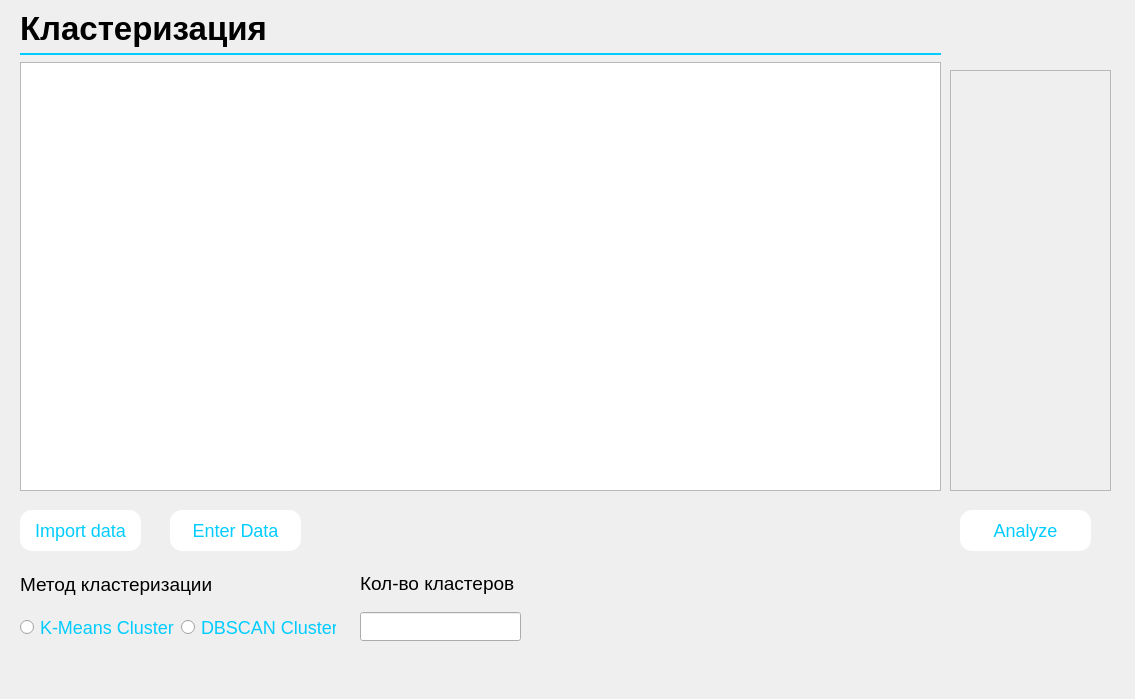
<?xml version="1.0" encoding="UTF-8"?>
<ui version="4.0">
 <class>Dialog</class>
 <widget class="QDialog" name="Dialog">
  <property name="geometry">
   <rect>
    <x>0</x>
    <y>0</y>
    <width>1135</width>
    <height>699</height>
   </rect>
  </property>
  <property name="windowTitle">
   <string>Dialog</string>
  </property>
  <widget class="QPushButton" name="importDataButton">
   <property name="geometry">
    <rect>
     <x>20</x>
     <y>510</y>
     <width>121</width>
     <height>41</height>
    </rect>
   </property>
   <property name="cursor">
    <cursorShape>PointingHandCursor</cursorShape>
   </property>
   <property name="styleSheet">
    <string notr="true">QPushButton#importDataButton{
	font-size: 18px;
	color: rgb(0, 204, 255);	
	border-radius: 12px;
	background-color: white;
}

QPushButton:hover#importDataButton{
	background-color: rgb(230, 250, 255);
}
</string>
   </property>
   <property name="text">
    <string>Import data</string>
   </property>
   <property name="autoDefault">
    <bool>true</bool>
   </property>
  </widget>
  <widget class="QPushButton" name="enterDataButton">
   <property name="geometry">
    <rect>
     <x>170</x>
     <y>510</y>
     <width>131</width>
     <height>41</height>
    </rect>
   </property>
   <property name="cursor">
    <cursorShape>PointingHandCursor</cursorShape>
   </property>
   <property name="styleSheet">
    <string notr="true">QPushButton#enterDataButton{
	font-size: 18px;
	color: rgb(0, 204, 255);	
	border-radius: 12px;
	background-color: white;
}

QPushButton:hover#enterDataButton{
	background-color: rgb(230, 250, 255);
}
</string>
   </property>
   <property name="text">
    <string>Enter Data</string>
   </property>
   <property name="autoDefault">
    <bool>true</bool>
   </property>
  </widget>
  <widget class="QWidget" name="layoutWidget">
   <property name="geometry">
    <rect>
     <x>20</x>
     <y>10</y>
     <width>921</width>
     <height>481</height>
    </rect>
   </property>
   <layout class="QVBoxLayout" name="verticalLayout_2">
    <item>
     <layout class="QVBoxLayout" name="verticalLayout">
      <item>
       <widget class="QLabel" name="label">
        <property name="styleSheet">
         <string notr="true">font-size: 33px;
font-weight: 600;</string>
        </property>
        <property name="text">
         <string>Кластеризация</string>
        </property>
       </widget>
      </item>
      <item>
       <widget class="QFrame" name="frame">
        <property name="enabled">
         <bool>true</bool>
        </property>
        <property name="styleSheet">
         <string notr="true">color: rgb(0, 204, 255);</string>
        </property>
        <property name="frameShape">
         <enum>QFrame::Shape::HLine</enum>
        </property>
        <property name="frameShadow">
         <enum>QFrame::Shadow::Plain</enum>
        </property>
        <property name="lineWidth">
         <number>2</number>
        </property>
       </widget>
      </item>
     </layout>
    </item>
    <item>
     <widget class="QTableView" name="dataView"/>
    </item>
   </layout>
  </widget>
  <widget class="QScrollArea" name="metricFeatures_scrollArea">
   <property name="geometry">
    <rect>
     <x>950</x>
     <y>70</y>
     <width>161</width>
     <height>421</height>
    </rect>
   </property>
   <property name="widgetResizable">
    <bool>true</bool>
   </property>
   <widget class="QWidget" name="checkBoxContainer">
    <property name="geometry">
     <rect>
      <x>0</x>
      <y>0</y>
      <width>159</width>
      <height>419</height>
     </rect>
    </property>
   </widget>
  </widget>
  <widget class="QPushButton" name="analyzeButton">
   <property name="geometry">
    <rect>
     <x>960</x>
     <y>510</y>
     <width>131</width>
     <height>41</height>
    </rect>
   </property>
   <property name="cursor">
    <cursorShape>PointingHandCursor</cursorShape>
   </property>
   <property name="styleSheet">
    <string notr="true">QPushButton#analyzeButton{
	font-size: 18px;
	color: rgb(0, 204, 255);	
	border-radius: 12px;
	background-color: white;
}

QPushButton:hover#analyzeButton{
	background-color: rgb(230, 250, 255);
}
</string>
   </property>
   <property name="text">
    <string>Analyze</string>
   </property>
   <property name="autoDefault">
    <bool>true</bool>
   </property>
  </widget>
  <widget class="QWidget" name="layoutWidget">
   <property name="geometry">
    <rect>
     <x>20</x>
     <y>560</y>
     <width>316</width>
     <height>81</height>
    </rect>
   </property>
   <layout class="QVBoxLayout" name="verticalLayout_3">
    <item>
     <widget class="QLabel" name="label_2">
      <property name="styleSheet">
       <string notr="true">font-size: 19px;
font-weight: 400;</string>
      </property>
      <property name="text">
       <string>Метод кластеризации</string>
      </property>
     </widget>
    </item>
    <item>
     <layout class="QHBoxLayout" name="horizontalLayout">
      <item>
       <widget class="QRadioButton" name="radioKMeans">
        <property name="cursor">
         <cursorShape>PointingHandCursor</cursorShape>
        </property>
        <property name="styleSheet">
         <string notr="true">font-size: 18px;
color: rgb(0, 204, 255);</string>
        </property>
        <property name="text">
         <string>K-Means Cluster</string>
        </property>
       </widget>
      </item>
      <item>
       <widget class="QRadioButton" name="radioDBSCAN">
        <property name="cursor">
         <cursorShape>PointingHandCursor</cursorShape>
        </property>
        <property name="styleSheet">
         <string notr="true">font-size: 18px;
color: rgb(0, 204, 255);</string>
        </property>
        <property name="text">
         <string>DBSCAN Cluster</string>
        </property>
       </widget>
      </item>
     </layout>
    </item>
   </layout>
  </widget>
  <widget class="QWidget" name="layoutWidget">
   <property name="geometry">
    <rect>
     <x>360</x>
     <y>560</y>
     <width>161</width>
     <height>81</height>
    </rect>
   </property>
   <layout class="QVBoxLayout" name="verticalLayout_4">
    <item>
     <widget class="QLabel" name="label_3">
      <property name="styleSheet">
       <string notr="true">font-size: 19px;
font-weight: 400;</string>
      </property>
      <property name="text">
       <string>Кол-во кластеров</string>
      </property>
     </widget>
    </item>
    <item>
     <widget class="QLineEdit" name="numClusters_tbx">
      <property name="styleSheet">
       <string notr="true">font-size: 18px;</string>
      </property>
     </widget>
    </item>
   </layout>
  </widget>
 </widget>
 <resources/>
 <connections/>
</ui>
